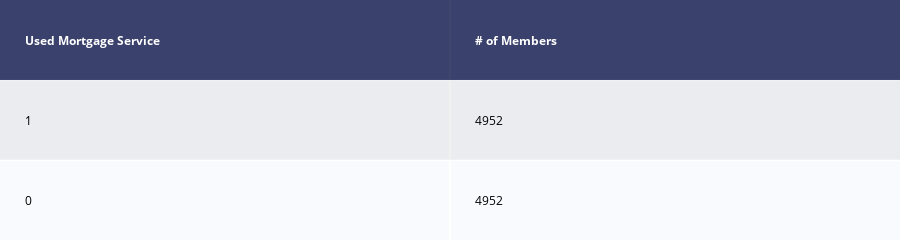

The notebook cell this image was saved under:
### Code cell
# Balance class Up Sampling
# As there is only 11 members that are using the mortgage service.
# Will upsample the 11 (yes) to 4952
# Evaluate imbalanced classification model with different metrics

# Class count
count_class_0, count_class_1 = df_prediction[var_to_predict[0]].value_counts()

# Divide by class
df_class_0 = df_prediction[df_prediction[var_to_predict[0]] == 0]
df_class_1 = df_prediction[df_prediction[var_to_predict[0]] == 1]


df_class_1_over = df_class_1.sample(count_class_0, replace=True)
df_test_over = pd.concat([df_class_0, df_class_1_over], axis=0)

print('Random over-sampling:')
print(df_test_over[var_to_predict[0]].value_counts())

#df_test_over[var_to_predict[0]].value_counts().plot(kind='bar', title='Count '+ var_to_predict[0])
draw_col_shape(df_test_over,var_to_predict)
plt.show()

### Figure 1 — Plotly figure (JSON) as saved in the notebook; plotly's stock layout.template omitted (floating-point values rounded to 4 significant figures)
{"data": [{"colorscale": [[0, "#00083e"], [0.5, "#ededee"], [1, "#ffffff"]], "hoverinfo": "none", "opacity": 0.75, "showscale": false, "type": "heatmap", "z": [[0, 0], [0.5, 0.5], [1, 1]]}], "layout": {"annotations": [{"align": "left", "font": {"color": "#ffffff"}, "showarrow": false, "text": "<b>Used Mortgage Service</b>", "x": -0.45, "xanchor": "left", "xref": "x", "y": 0, "yref": "y"}, {"align": "left", "font": {"color": "#ffffff"}, "showarrow": false, "text": "<b># of Members</b>", "x": 0.55, "xanchor": "left", "xref": "x", "y": 0, "yref": "y"}, {"align": "left", "font": {"color": "#000000"}, "showarrow": false, "text": "1", "x": -0.45, "xanchor": "left", "xref": "x", "y": 1, "yref": "y"}, {"align": "left", "font": {"color": "#000000"}, "showarrow": false, "text": "4952", "x": 0.55, "xanchor": "left", "xref": "x", "y": 1, "yref": "y"}, {"align": "left", "font": {"color": "#000000"}, "showarrow": false, "text": "0", "x": -0.45, "xanchor": "left", "xref": "x", "y": 2, "yref": "y"}, {"align": "left", "font": {"color": "#000000"}, "showarrow": false, "text": "4952", "x": 0.55, "xanchor": "left", "xref": "x", "y": 2, "yref": "y"}], "height": 140, "margin": {"b": 0, "l": 0, "r": 0, "t": 0}, "xaxis": {"dtick": 1, "gridwidth": 2, "showticklabels": false, "tick0": -0.5, "ticks": "", "zeroline": false}, "yaxis": {"autorange": "reversed", "dtick": 1, "gridwidth": 2, "showticklabels": false, "tick0": 0.5, "ticks": "", "zeroline": false}}}
